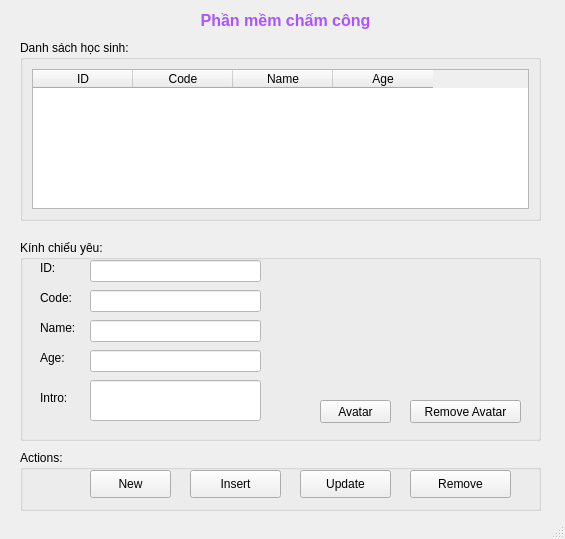
<?xml version="1.0" encoding="UTF-8"?>
<ui version="4.0">
 <class>MainWindow</class>
 <widget class="QMainWindow" name="MainWindow">
  <property name="geometry">
   <rect>
    <x>0</x>
    <y>0</y>
    <width>565</width>
    <height>539</height>
   </rect>
  </property>
  <property name="windowTitle">
   <string>Hế sờ lô</string>
  </property>
  <widget class="QWidget" name="centralwidget">
   <widget class="QLabel" name="label">
    <property name="geometry">
     <rect>
      <x>100</x>
      <y>0</y>
      <width>371</width>
      <height>41</height>
     </rect>
    </property>
    <property name="font">
     <font>
      <pointsize>12</pointsize>
      <weight>75</weight>
      <bold>true</bold>
     </font>
    </property>
    <property name="styleSheet">
     <string notr="true">color: rgb(170, 85, 255);</string>
    </property>
    <property name="text">
     <string>Phần mềm chấm công</string>
    </property>
    <property name="alignment">
     <set>Qt::AlignCenter</set>
    </property>
   </widget>
   <widget class="QGroupBox" name="groupBox">
    <property name="geometry">
     <rect>
      <x>20</x>
      <y>450</y>
      <width>521</width>
      <height>61</height>
     </rect>
    </property>
    <property name="styleSheet">
     <string notr="true"/>
    </property>
    <property name="title">
     <string>Actions:</string>
    </property>
    <widget class="QPushButton" name="pushButtonRemove">
     <property name="geometry">
      <rect>
       <x>390</x>
       <y>20</y>
       <width>101</width>
       <height>28</height>
      </rect>
     </property>
     <property name="styleSheet">
      <string notr="true"/>
     </property>
     <property name="text">
      <string>Remove</string>
     </property>
     <property name="iconSize">
      <size>
       <width>24</width>
       <height>24</height>
      </size>
     </property>
    </widget>
    <widget class="QPushButton" name="pushButtonInsert">
     <property name="geometry">
      <rect>
       <x>170</x>
       <y>20</y>
       <width>91</width>
       <height>28</height>
      </rect>
     </property>
     <property name="styleSheet">
      <string notr="true"/>
     </property>
     <property name="text">
      <string>Insert</string>
     </property>
     <property name="iconSize">
      <size>
       <width>24</width>
       <height>24</height>
      </size>
     </property>
    </widget>
    <widget class="QPushButton" name="pushButtonNew">
     <property name="geometry">
      <rect>
       <x>70</x>
       <y>20</y>
       <width>81</width>
       <height>28</height>
      </rect>
     </property>
     <property name="styleSheet">
      <string notr="true"/>
     </property>
     <property name="text">
      <string>New</string>
     </property>
     <property name="iconSize">
      <size>
       <width>24</width>
       <height>24</height>
      </size>
     </property>
    </widget>
    <widget class="QPushButton" name="pushButtonUpdate">
     <property name="geometry">
      <rect>
       <x>280</x>
       <y>20</y>
       <width>91</width>
       <height>28</height>
      </rect>
     </property>
     <property name="styleSheet">
      <string notr="true"/>
     </property>
     <property name="text">
      <string>Update</string>
     </property>
     <property name="iconSize">
      <size>
       <width>24</width>
       <height>24</height>
      </size>
     </property>
    </widget>
   </widget>
   <widget class="QGroupBox" name="groupBox_2">
    <property name="geometry">
     <rect>
      <x>20</x>
      <y>240</y>
      <width>521</width>
      <height>201</height>
     </rect>
    </property>
    <property name="styleSheet">
     <string notr="true"/>
    </property>
    <property name="title">
     <string>Kính chiếu yêu:</string>
    </property>
    <widget class="QLabel" name="label_4">
     <property name="geometry">
      <rect>
       <x>20</x>
       <y>110</y>
       <width>41</width>
       <height>16</height>
      </rect>
     </property>
     <property name="text">
      <string>Age:</string>
     </property>
    </widget>
    <widget class="QLabel" name="label_3">
     <property name="geometry">
      <rect>
       <x>20</x>
       <y>80</y>
       <width>41</width>
       <height>16</height>
      </rect>
     </property>
     <property name="text">
      <string>Name:</string>
     </property>
    </widget>
    <widget class="QLineEdit" name="lineEditName">
     <property name="geometry">
      <rect>
       <x>70</x>
       <y>80</y>
       <width>171</width>
       <height>22</height>
      </rect>
     </property>
     <property name="styleSheet">
      <string notr="true">background-color: rgb(255, 255, 255);</string>
     </property>
    </widget>
    <widget class="QLineEdit" name="lineEditAge">
     <property name="geometry">
      <rect>
       <x>70</x>
       <y>110</y>
       <width>171</width>
       <height>22</height>
      </rect>
     </property>
     <property name="styleSheet">
      <string notr="true">background-color: rgb(255, 255, 255);</string>
     </property>
    </widget>
    <widget class="QLabel" name="label_2">
     <property name="geometry">
      <rect>
       <x>20</x>
       <y>50</y>
       <width>41</width>
       <height>16</height>
      </rect>
     </property>
     <property name="text">
      <string>Code:</string>
     </property>
    </widget>
    <widget class="QLineEdit" name="lineEditCode">
     <property name="geometry">
      <rect>
       <x>70</x>
       <y>50</y>
       <width>171</width>
       <height>22</height>
      </rect>
     </property>
     <property name="styleSheet">
      <string notr="true">background-color: rgb(255, 255, 255);</string>
     </property>
    </widget>
    <widget class="QLabel" name="label_5">
     <property name="geometry">
      <rect>
       <x>20</x>
       <y>150</y>
       <width>41</width>
       <height>16</height>
      </rect>
     </property>
     <property name="text">
      <string>Intro:</string>
     </property>
    </widget>
    <widget class="QLineEdit" name="lineEditIntro">
     <property name="geometry">
      <rect>
       <x>70</x>
       <y>140</y>
       <width>171</width>
       <height>41</height>
      </rect>
     </property>
     <property name="styleSheet">
      <string notr="true">background-color: rgb(255, 255, 255);</string>
     </property>
    </widget>
    <widget class="QLabel" name="labelAvatar">
     <property name="geometry">
      <rect>
       <x>310</x>
       <y>0</y>
       <width>171</width>
       <height>151</height>
      </rect>
     </property>
     <property name="styleSheet">
      <string notr="true"/>
     </property>
     <property name="text">
      <string/>
     </property>
     <property name="pixmap">
      <pixmap>../../../StudentManagement/StudentManagement/images/ic_no_avatar.png</pixmap>
     </property>
     <property name="scaledContents">
      <bool>true</bool>
     </property>
    </widget>
    <widget class="QPushButton" name="pushButtonAvatar">
     <property name="geometry">
      <rect>
       <x>300</x>
       <y>160</y>
       <width>71</width>
       <height>23</height>
      </rect>
     </property>
     <property name="styleSheet">
      <string notr="true"/>
     </property>
     <property name="text">
      <string>Avatar</string>
     </property>
    </widget>
    <widget class="QLabel" name="label_6">
     <property name="geometry">
      <rect>
       <x>20</x>
       <y>20</y>
       <width>41</width>
       <height>16</height>
      </rect>
     </property>
     <property name="text">
      <string>ID:</string>
     </property>
    </widget>
    <widget class="QLineEdit" name="lineEditId">
     <property name="enabled">
      <bool>false</bool>
     </property>
     <property name="geometry">
      <rect>
       <x>70</x>
       <y>20</y>
       <width>171</width>
       <height>22</height>
      </rect>
     </property>
     <property name="styleSheet">
      <string notr="true">background-color: rgb(255, 255, 255);</string>
     </property>
     <property name="readOnly">
      <bool>true</bool>
     </property>
    </widget>
    <widget class="QPushButton" name="pushButtonRemoveAvatar">
     <property name="geometry">
      <rect>
       <x>390</x>
       <y>160</y>
       <width>111</width>
       <height>23</height>
      </rect>
     </property>
     <property name="styleSheet">
      <string notr="true"/>
     </property>
     <property name="text">
      <string>Remove Avatar</string>
     </property>
    </widget>
   </widget>
   <widget class="QGroupBox" name="groupBox_3">
    <property name="geometry">
     <rect>
      <x>20</x>
      <y>40</y>
      <width>521</width>
      <height>181</height>
     </rect>
    </property>
    <property name="styleSheet">
     <string notr="true"/>
    </property>
    <property name="title">
     <string>Danh sách học sinh:</string>
    </property>
    <layout class="QVBoxLayout" name="verticalLayout">
     <item>
      <widget class="QTableWidget" name="tableWidgetStudent">
       <property name="styleSheet">
        <string notr="true"/>
       </property>
       <column>
        <property name="text">
         <string>ID</string>
        </property>
       </column>
       <column>
        <property name="text">
         <string>Code</string>
        </property>
       </column>
       <column>
        <property name="text">
         <string>Name</string>
        </property>
       </column>
       <column>
        <property name="text">
         <string>Age</string>
        </property>
       </column>
      </widget>
     </item>
    </layout>
   </widget>
  </widget>
  <widget class="QStatusBar" name="statusbar"/>
 </widget>
 <tabstops>
  <tabstop>tableWidgetStudent</tabstop>
  <tabstop>lineEditCode</tabstop>
  <tabstop>lineEditName</tabstop>
  <tabstop>lineEditAge</tabstop>
  <tabstop>pushButtonNew</tabstop>
  <tabstop>pushButtonInsert</tabstop>
  <tabstop>pushButtonRemove</tabstop>
 </tabstops>
 <resources/>
 <connections/>
</ui>
